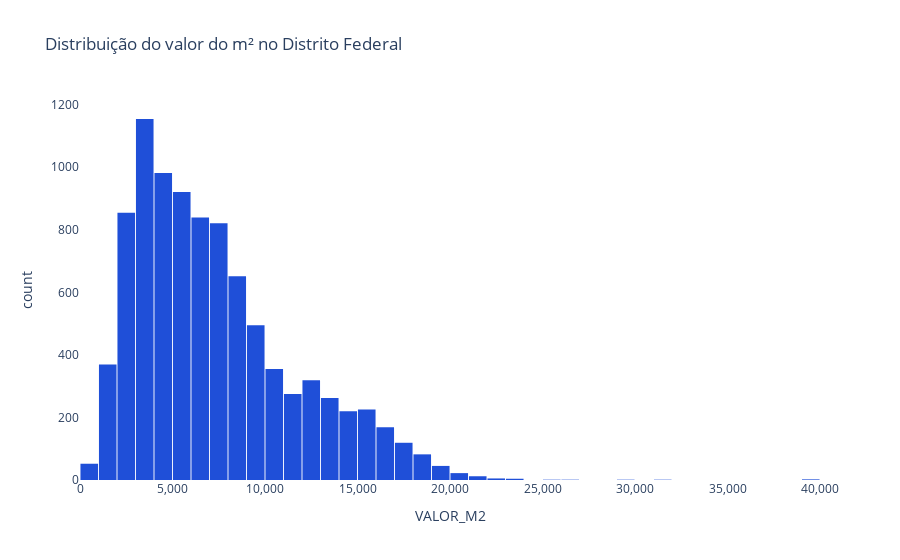

Notebook cell for this chart:
### Markdown cell above
- _Antes de entrar nos bairros, precisamos entender como o valor do m² se comporta no DF como um todo._

### Code cell
fig = px.histogram(
    df_modelo,
    x='VALOR_M2',
    nbins=40,
    title= 'Distribuição do valor do m² no Distrito Federal',
    labels = {'VALOR_m²': 'Preço do imóvel por m² (R$)'},
    color_discrete_sequence=[PALETA_BRASILIA['azul']]
)

fig.update_layout(
    xaxis_tickformat=',.0f',
    bargap=0.05,
    plot_bgcolor='white'
)

fig.show()

### Figure 1 — Plotly figure (JSON) as saved in the notebook; plotly's stock layout.template omitted (floating-point values rounded to 4 significant figures; data arrays with more than 128 entries replaced by an {"elided": "..."} marker saying what was removed)
{"data": [{"bingroup": "x", "hovertemplate": "VALOR_M2=%{x}<br>count=%{y}<extra></extra>", "legendgroup": "", "marker": {"color": "#1F4FD8", "pattern": {"shape": ""}}, "name": "", "nbinsx": 40, "orientation": "v", "showlegend": false, "type": "histogram", "x": {"elided": "9257 float values"}, "xaxis": "x", "yaxis": "y"}], "layout": {"bargap": 0.05, "barmode": "relative", "legend": {"tracegroupgap": 0}, "plot_bgcolor": "white", "title": {"text": "Distribuição do valor do m² no Distrito Federal"}, "xaxis": {"anchor": "y", "domain": [0, 1], "tickformat": ",.0f", "title": {"text": "VALOR_M2"}}, "yaxis": {"anchor": "x", "domain": [0, 1], "title": {"text": "count"}}}}
